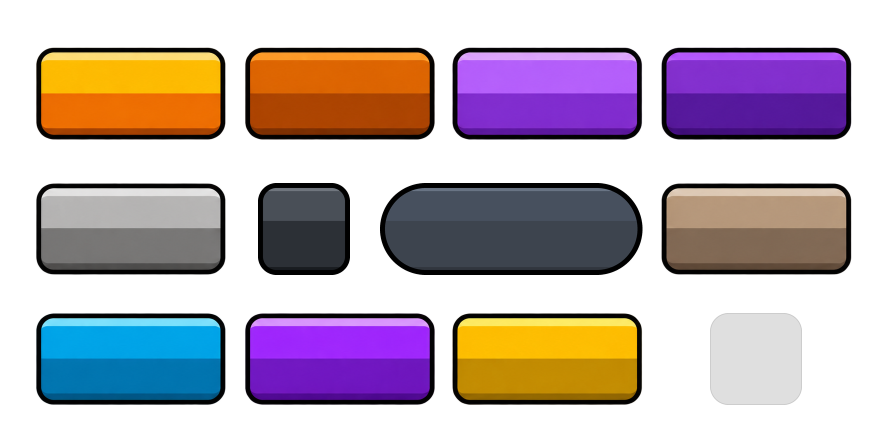
#> input picture artsrc/ui/ui_v4_shapes_before_code_fix.png, 1774 x 887 px (shown at 1/2 size)
$ python fix_ui_v4_shapes.py
#> lines starting #> are read from the running program, lines starting #| are printed output that depends on the picture; after the words box and inside, x2 and y2 are one past the last pixel; in counts of white or black regions, pixels touching at a corner belong together
"""User-authorised code repair: rounded geometry, AA alpha and ordered names.

Never stretch the existing corner pixels or threshold the delivered alpha.
Does not write Unity Assets.
"""
from pathlib import Path
import json
import numpy as np
from PIL import Image, ImageDraw
from scipy import ndimage

ROOT=Path(__file__).resolve().parents[1]
SRC=ROOT/'artsrc/ui/ui_v4_shapes.png'
BACKUP=ROOT/'artsrc/ui/ui_v4_shapes_before_code_fix.png'
OUT=ROOT/'artsrc/ui/ui_v4_parts'
NAMES=['btn_primary','btn_primary_down','btn_secondary','btn_secondary_down',
       'btn_disabled','btn_square','pill_bar','card_common','card_rare',
       'card_epic','card_legendary','grid_cell']

def rounded(w,h,r,palette,stroke=10,opacity=1):
    """Native curves at 4x resolution, then area-resampled AA."""
    s=4
    canvas=Image.new('RGBA',(w*s,h*s))
    draw=ImageDraw.Draw(canvas)
    draw.rounded_rectangle((0,0,w*s-1,h*s-1),r*s,fill=palette[0])
    mask=Image.new('L',canvas.size)
    md=ImageDraw.Draw(mask)
    md.rounded_rectangle((stroke*s,stroke*s,(w-stroke)*s-1,(h-stroke)*s-1),max(1,r-stroke)*s,fill=255)
    fill=Image.new('RGBA',canvas.size,palette[2])
    fd=ImageDraw.Draw(fill)
    split=round((stroke+.4*(h-2*stroke))*s)
    fd.rectangle((0,0,w*s,split),fill=palette[1])
    # Flat thin ledges, clipped to the same inner native curve.
    fd.rectangle((0,stroke*s,w*s,(stroke+6)*s),fill=palette[3])
    fd.rectangle((0,(h-stroke-6)*s,w*s,(h-stroke)*s),fill=palette[4])
    if opacity!=1:
        mask=mask.point(lambda a: round(a*opacity))
        # Erase underlying opaque black inside; keep the outline opaque.
        interior=Image.new('L',canvas.size)
        ImageDraw.Draw(interior).rounded_rectangle((stroke*s,stroke*s,(w-stroke)*s-1,(h-stroke)*s-1),max(1,r-stroke)*s,fill=255)
        canvas.paste((0,0,0,0),(0,0),interior)
    fill.putalpha(mask)
    canvas.alpha_composite(fill)
    return canvas.resize((w,h),Image.Resampling.LANCZOS)

def main():
    if not BACKUP.exists():
        BACKUP.write_bytes(SRC.read_bytes())
    source=Image.open(BACKUP).convert('RGBA')
#> source is the input picture: PIL image 1774x887 RGBA; mean R, G, B, A 54.2, 39.6, 45.3, 117.2
    a=np.array(source)
    lab,_=ndimage.label(a[:,:,3]>5)
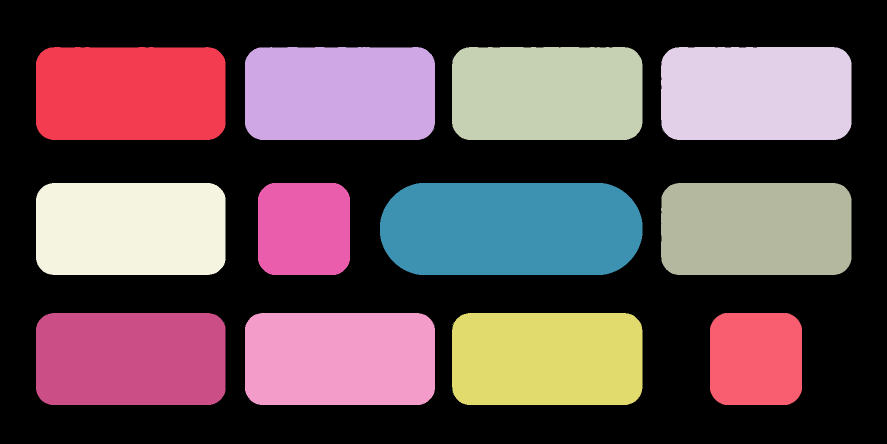
#> lab: shape (887, 1774) int32 (shown at 1/2 size); 37 distinct labels, from 0 to 36; one colour per label, 0 black
    boxes=[]
    for ident,sl in enumerate(ndimage.find_objects(lab),1):
        if sl is not None and (lab[sl]==ident).sum()>1000:
            y,x=sl; boxes.append((x.start,y.start,x.stop,y.stop))
#> this loop made 36 passes
#> after the loop, boxes = 12 items, first 6: (72, 94, 451, 280), (490, 94, 870, 280), (904, 94, 1285, 280), (1322, 94, 1703, 280), (72, 366, 451, 550), (516, 366, 700, 550)
    assert len(boxes)==12,len(boxes)
    # Three well-separated row bands, then left-to-right: never x-only sorting.
    boxes.sort(key=lambda b:(round(b[1]/260),b[0]))
    parts=[source.crop(b) for b in boxes]
#> parts = 12 items
    parts[5]=rounded(184,184,37,[(0,0,0,255),(73,79,87,255),(44,48,54,255),(111,117,125,255),(25,28,32,255)])
#> in rounded, `canvas=Image.new('RGBA',(w*s,h*s))`: canvas: PIL image 736x736 RGBA; every value is 0
#> in rounded, `mask=Image.new('L',canvas.size)`: mask: PIL image 736x736 L; every value is 0
#> in rounded, `fill.putalpha(mask)`:
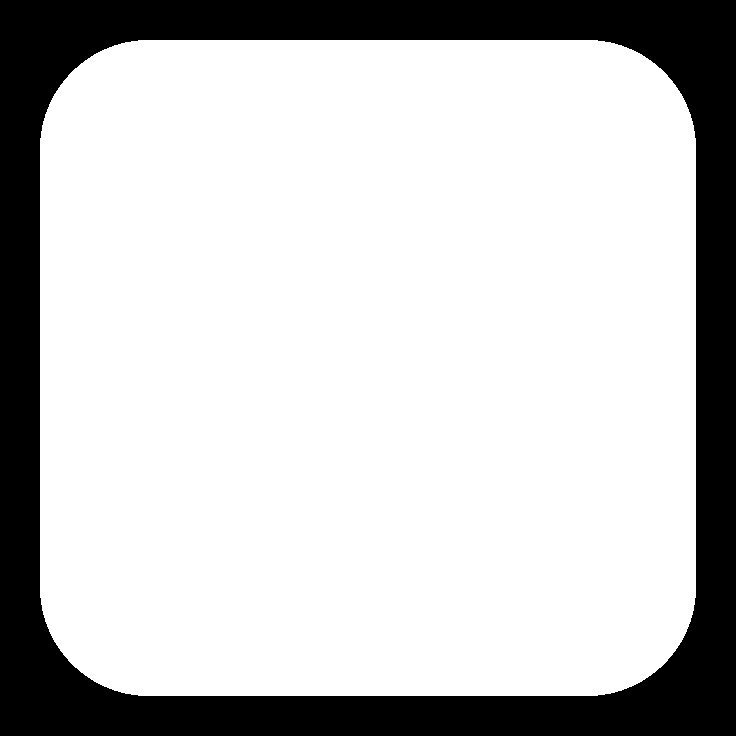
#> mask: PIL image 736x736 L; 77.6% white; 1 black region, box (x1, y1, x2, y2) and area: (0, 0, 736, 736) 121496
    parts[6]=rounded(525,184,92,[(0,0,0,255),(40,51,67,255),(28,36,48,255),(79,92,110,255),(14,20,29,255)],opacity=.85)
#> call 2 of rounded, with w = 525, h = 184, r = 92, stroke = 10, opacity = 0.85
#> in rounded (call 2), `canvas=Image.new('RGBA',(w*s,h*s))`: canvas: PIL image 2100x736 RGBA; every value is 0
#> in rounded (call 2), `mask=Image.new('L',canvas.size)`: mask: PIL image 2100x736 L; every value is 0
#> in rounded (call 2), `mask=mask.point(lambda a: round(a*opacity))`: mask: PIL image 2100x736 L; values 0 (black) and 217 (white), 79.8% white; 1 black region, box (x1, y1, x2, y2) and area: (0, 0, 2100, 736) 312928
#> in rounded (call 2), `return canvas.resize((w,h),Image.Resampling.LANCZOS)`:
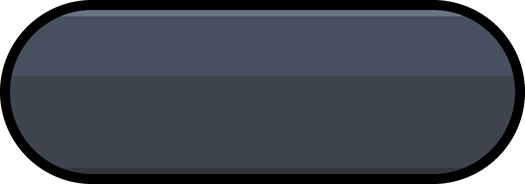
#> returned value: PIL image 525x184 RGBA; mean R, G, B, A 26.4, 33.7, 44.6, 205.5; transparent parts drawn white
    # Faint grid is a quiet overlay, not a solid disabled button.
    s=4; cell=Image.new('RGBA',(184*s,184*s))
    cd=ImageDraw.Draw(cell)
    cd.rounded_rectangle((0,0,184*s-1,184*s-1),37*s,fill=(0,0,0,51))
    cd.rounded_rectangle((2*s,2*s,182*s-1,182*s-1),35*s,fill=(0,0,0,32))
    parts[11]=cell.resize((184,184),Image.Resampling.LANCZOS)
    OUT.mkdir(parents=True,exist_ok=True)
    sheet=Image.new('RGBA',source.size)
#> sheet: PIL image 1774x887 RGBA; every value is 0
    entries=[]
    for i,(name,part,b) in enumerate(zip(NAMES,parts,boxes)):
        part.save(OUT/(name+'.png'))
        cx=(b[0]+b[2])/2; cy=(b[1]+b[3])/2
        x=round(cx-part.width/2);y=round(cy-part.height/2)
        sheet.alpha_composite(part,(x,y))
        entries.append({'index':i+1,'name':name,'file':name+'.png','rect':[x,y,part.width,part.height]})
#> this loop made 12 passes
#> (name, b, cx, cy, x, y) on passes 1 to 10: ('btn_primary', (72, 94, 451, 280), 261.5, 187, 72, 94), ('btn_primary_down', (490, 94, 870, 280), 680, 187, 490, 94), ('btn_secondary', (904, 94, 1285, 280), 1094.5, 187, 904, 94), ('btn_secondary_down', (1322, 94, 1703, 280), 1512.5, 187, 1322, 94), ('btn_disabled', (72, 366, 451, 550), 261.5, 458, 72, 366), ('btn_square', (516, 366, 700, 550), 608, 458, 516, 366), ('pill_bar', (760, 366, 1285, 550), 1022.5, 458, 760, 366), ('card_common', (1322, 366, 1703, 550), 1512.5, 458, 1322, 366), ('card_rare', (72, 626, 451, 810), 261.5, 718, 72, 626), ('card_epic', (490, 626, 870, 810), 680, 718, 490, 626)
#> pass 1, in main, `part.save(OUT/(name+'.png'))`:
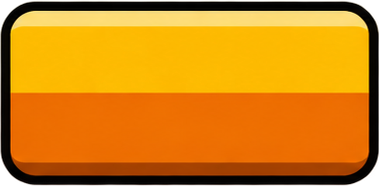
#> saved as btn_primary.png: PIL image 379x186 RGBA; mean R, G, B, A 201.2, 124.2, 10.8, 245.2; transparent parts drawn white
#> pass 2, in main, `part.save(OUT/(name+'.png'))`:
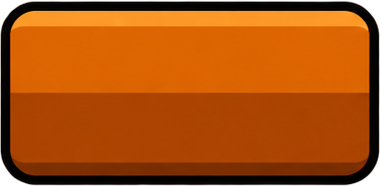
#> saved as btn_primary_down.png: PIL image 380x186 RGBA; mean R, G, B, A 164.1, 73.4, 4.1, 244.9; transparent parts drawn white
#> after the loop, entries = 12 items
    sheet.save(SRC)
    (OUT/'manifest.json').write_text(json.dumps(entries,indent=2)+'\n')
    # Verify pixel geometry / intended alpha without altering assets.
    assert parts[5].size==parts[11].size==(184,184)
    pill=np.array(parts[6]);assert pill[92,262,3]==217
    assert pill[92,1,3]>240
    assert np.array(parts[11])[92,92,3]==32
    # View faint overlays on both bright and dark backgrounds.
    preview=Image.new('RGBA',(source.width,source.height*2))
#> preview: PIL image 1774x1774 RGBA; every value is 0
    for row,color in enumerate([(237,229,199,255),(42,55,45,255)]):
        bg=Image.new('RGBA',source.size,color);bg.alpha_composite(sheet)
        preview.alpha_composite(bg,(0,row*source.height))
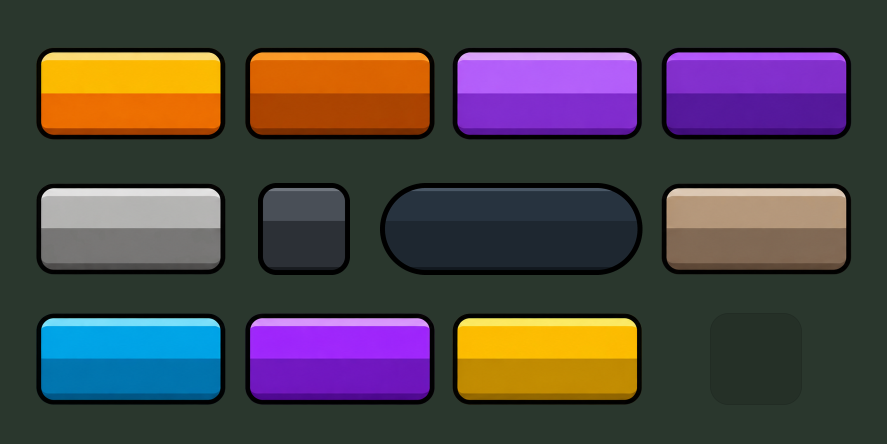
#> bg: PIL image 1774x887 RGBA (shown at 1/2 size); mean R, G, B, A 75.9, 68.5, 68.7, 255
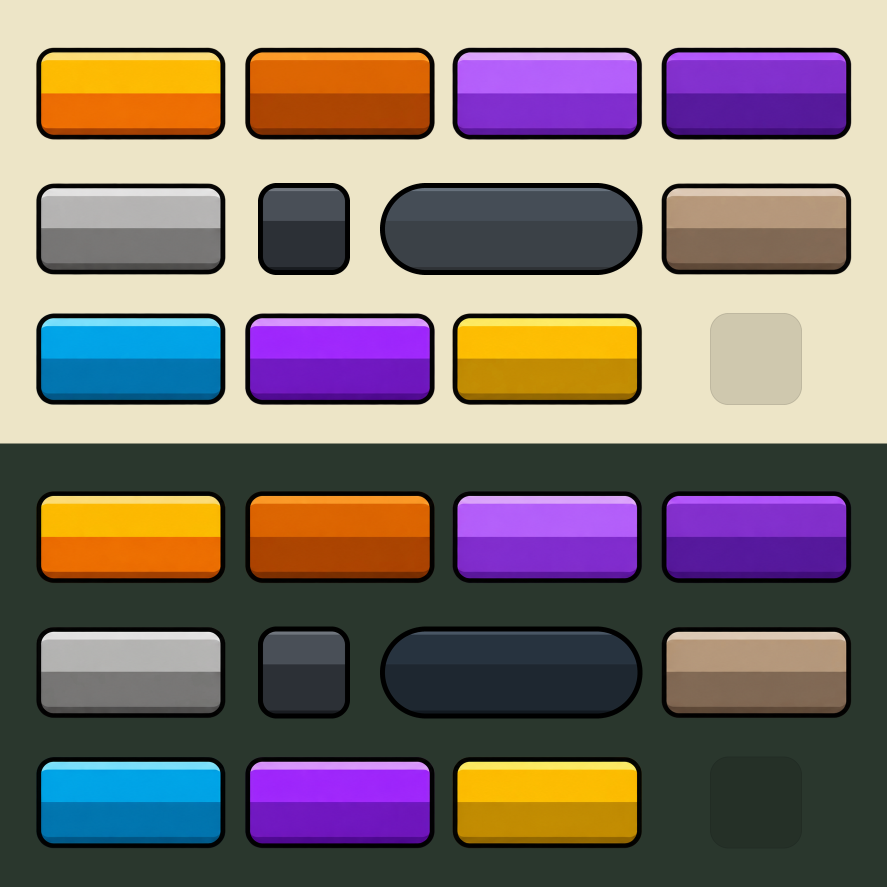
#> preview: PIL image 1774x1774 RGBA (shown at 1/2 size); mean R, G, B, A 128.6, 115.5, 110.3, 255
    preview.save(ROOT/'artsrc/ui/ui_v4_alpha_preview.png')
    print(json.dumps({'parts':len(parts),'square':[184,184],'pill_face_alpha':217,'grid_fill_alpha':32,'grid_edge_alpha':51}))
#| {"parts": 12, "square": [184, 184], "pill_face_alpha": 217, "grid_fill_alpha": 32, "grid_edge_alpha": 51}

if __name__=='__main__':main()
